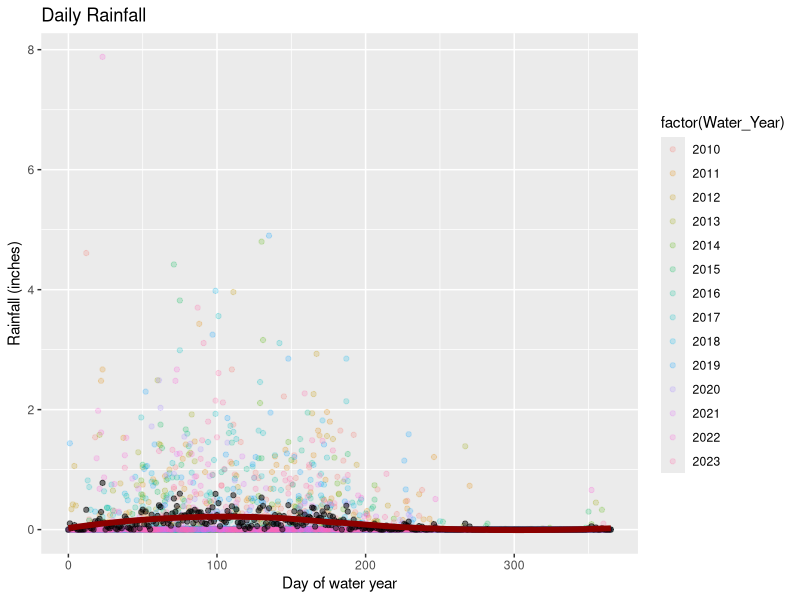

This figure's R source: (Note: this script raises an error after producing the figure.)
# rainfall calculations that are helpful for EDA but not part of data prep or analysis
# main goal is to chow high correlations between corte madera data and muir woods/half moon bay data

library(tidyverse)
library(dplyr)
library(here)
library(lubridate)
library(readxl)

setwd(here::here("CRLF", "code"))

### ~~~ *** DAILY RAINFALL EDA GRAPHS *** ~~~ ###
rainfall_daily_long <- read_csv(here::here("data", "cm_daily_rain.csv")) %>% 
  pivot_longer(cols = starts_with("day_"), names_to = "day_of_year", values_to =  "rainfall") %>% 
  mutate(day_of_year = as.numeric(gsub("day_", "", day_of_year))) %>% 
  filter(Water_Year > 2009, Water_Year < 2024)

rainfall_cum_long <- rainfall_daily_long %>% 
  group_by(Water_Year) %>% 
  mutate(cum_rain = cumsum(rainfall))

# plot: day of water year vs. daily rainfall
ggplot(data = rainfall_daily_long, aes(x = day_of_year, y = rainfall, color = factor(Water_Year))) + 
  geom_point(alpha = 0.2) + 
  stat_summary(fun = "mean", geom = "point",color = "black", alpha = 0.5) +
  geom_smooth(method = "loess", color = "red4", se = FALSE, size = 2) +
  labs(title = "Daily Rainfall", x = "Day of water year", y = "Rainfall (inches)")

merged_df_new <- left_join(eggTiming_new, rainfall_cum_long, by = "Water_Year")
merged_df_new <- merged_df_new 

ggplot(data = merged_df_new, aes(x = day_of_year, y = cum_rain)) + 
  geom_line()+facet_wrap(~Water_Year)+
  geom_vline(aes(xintercept = merged_df_new$firstEgg),color = "darkolivegreen3")+
  geom_vline(aes(xintercept = merged_df_new$lastEgg), color = "cornflowerblue")


# plot: day of water year vs. cumulative rainfall
ggplot(data = rainfall_cum_long, aes(x = day_of_year, y = cum_rain, color = factor(Water_Year))) + 
  geom_line() + 
  stat_summary(fun = "mean",geom = "line",color = "black", size = 2) +
  labs(title = "Cumulative Rainfall", x = "Day of water year", y = "Cumulative Rainfall (inches)")

merged_df <- left_join(eggTiming_new, rainfall_daily_long, by = "Water_Year")
merged_df

# plot: facet wrap by year vs. daily rainfall
ggplot(data = merged_df, aes(x = day_of_year, y = rainfall)) + 
  geom_point(alpha = 0.1) + geom_smooth(method = "loess", color = "red4", se = FALSE, size = 1.5) +
  scale_y_continuous(trans = "log10")+
  geom_vline(aes(xintercept = merged_df$firstEgg),color = "darkolivegreen3")+
  geom_vline(aes(xintercept = merged_df$lastEgg), color = "cornflowerblue")+
  facet_wrap(~Water_Year)

### ~~~ *** COMPARING YEARLY RAIN ACROSS LOCATIONS *** ~~~ ###

# reading in corte madera data
cm_rain<- read_csv(here::here("data", "cm_yearly_rain.csv"))

# reading in half moon bay data
hmb_rain <- read_csv(here::here("data", "hmb_rain.csv")) %>% 
  select("DATE", "PRCP") %>% 
  mutate(DATE = trimws(DATE), DATE = ym(DATE)) %>% 
  rename(monthly_rain = PRCP, date = DATE) %>% 
  mutate(
    beginningWY = case_when(
      month(date) > 9 ~ floor_date(date, unit = "year") + months(9),
      TRUE ~ floor_date(date, unit = "year") - months(3) # gets the beginning of the water year for each date 
    ),
    Water_Year = as.numeric(year(beginningWY)) + 1) %>% 
  select(-beginningWY) %>% 
  mutate(month = format(date, "%b")) %>% 
  group_by(Water_Year) %>% 
  summarise(yearly_rain = sum(monthly_rain))

# reading in muir woods data
muwo_rain <- read_excel(here::here("data", "muwo_rain.xlsx")) %>% 
  mutate(Oct = as.double(Oct), Nov = as.double(Nov), Dec = as.double(Dec), Jan = as.double(Jan), Feb = as.double(Feb), 
         Mar = as.double(Mar), Apr = as.double(Apr), May = as.double(May), Jun = as.double(Jun), Jul = as.double(Jul), 
         Aug = as.double(Aug), Sep = as.double(Sep), yearly_rain = TOTALS) %>% 
  select(Water_Year, yearly_rain)

# for yearly rain -- all locations

rain_to_compare_wide <- cm_rain %>% 
  left_join(muwo_rain, by = c("Water_Year"), suffix = c("_cm", "_muwo")) %>% 
  left_join(hmb_rain, by = c("Water_Year"), suffix = c("", "_hmb")) %>% 
  rename(half_moon_bay = yearly_rain, corte_madera = yearly_rain_cm, muir_woods = yearly_rain_muwo)

# rain_to_compare_wide <- merge(merge(cm_rain, muwo_rain, all = TRUE), hmb_rain, all = TRUE) %>% 
#   select(Water_Year, yearly_rain, TOTALS, yearly_rain) %>% 
#   rename(corte_madera = yearly_rain_cortemadera, muir_woods = TOTALS, half_moon_bay = yearly_rain_halfmoonbay) %>% 
#   filter(Water_Year > 1998, Water_Year < 2022)

rain_to_compare <- rain_to_compare_wide %>% pivot_longer(cols = 2:4, names_to = "location", values_to = "rainfall")

rain_to_compare_after_missing_data <- rain_to_compare_wide %>% 
  filter(Water_Year > 2003)

# plot rainfall by location
ggplot(data = rain_to_compare, aes(x = Water_Year, y = rainfall, color = location)) + geom_line()

# plot corte madera on x axis, muir woods on y axis, geom_smooth
ggplot(data = rain_to_compare_wide, aes(x = corte_madera, y= muir_woods)) + geom_smooth(method = "lm") + geom_point()

# plot corte madera on x axis, half moon bay on Y axis, geom_smooth
ggplot(data = rain_to_compare_wide, aes(x = corte_madera, y= half_moon_bay)) + geom_smooth(method = "lm") + geom_point()

# calculating correlation coefficient
model_rain = lm (rainfall ~ location, data = rain_to_compare)
summary(model_rain)

ggscatter(rain_to_compare_wide, x = "corte_madera", y = "muir_woods",
          add = "reg.line",cor.coef=TRUE,coor.method=" ",color = "orange")

summary(lm(corte_madera ~ muir_woods, data = rain_to_compare_after_missing_data))

summary(lm(half_moon_bay ~ corte_madera, data = rain_to_compare_after_missing_data))

cor(rain_to_compare_after_missing_data$corte_madera, rain_to_compare_after_missing_data$half_moon_bay)
